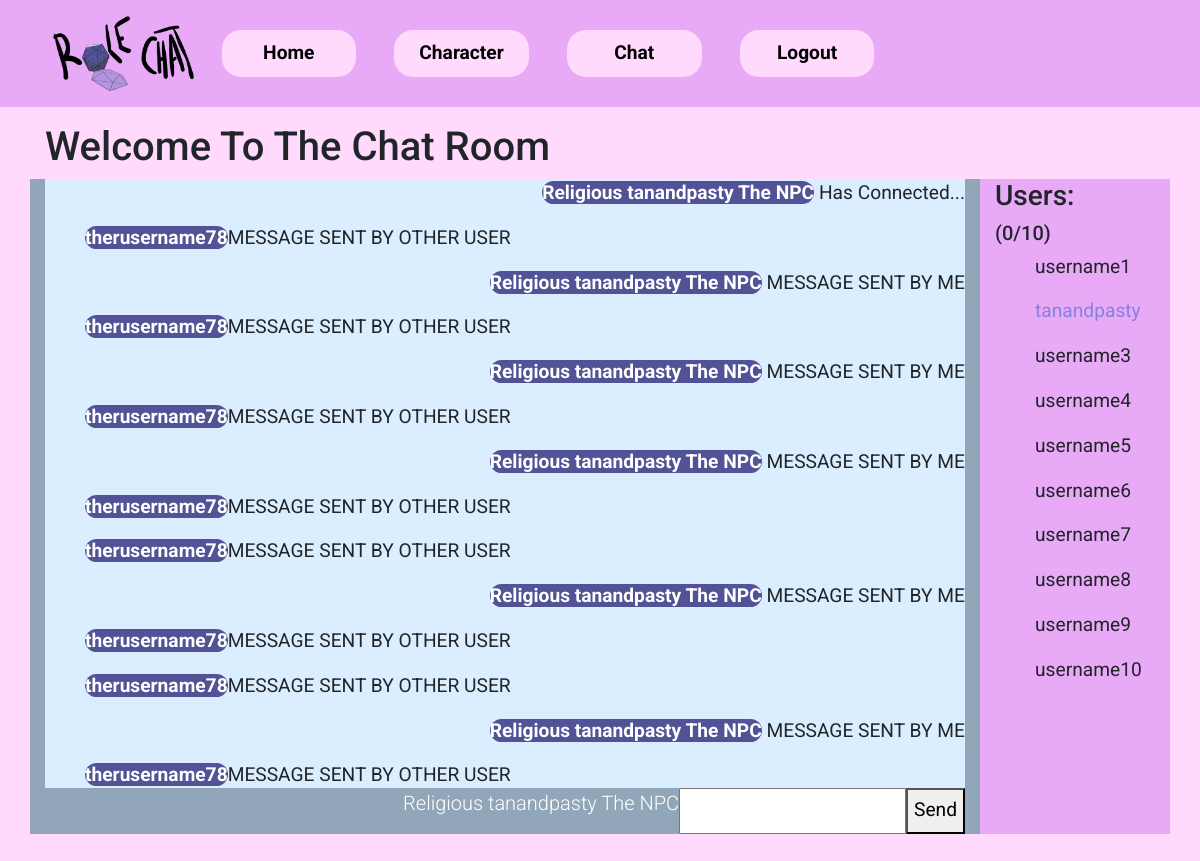
/chat (signed in), run on an earlier commit of the app's database.
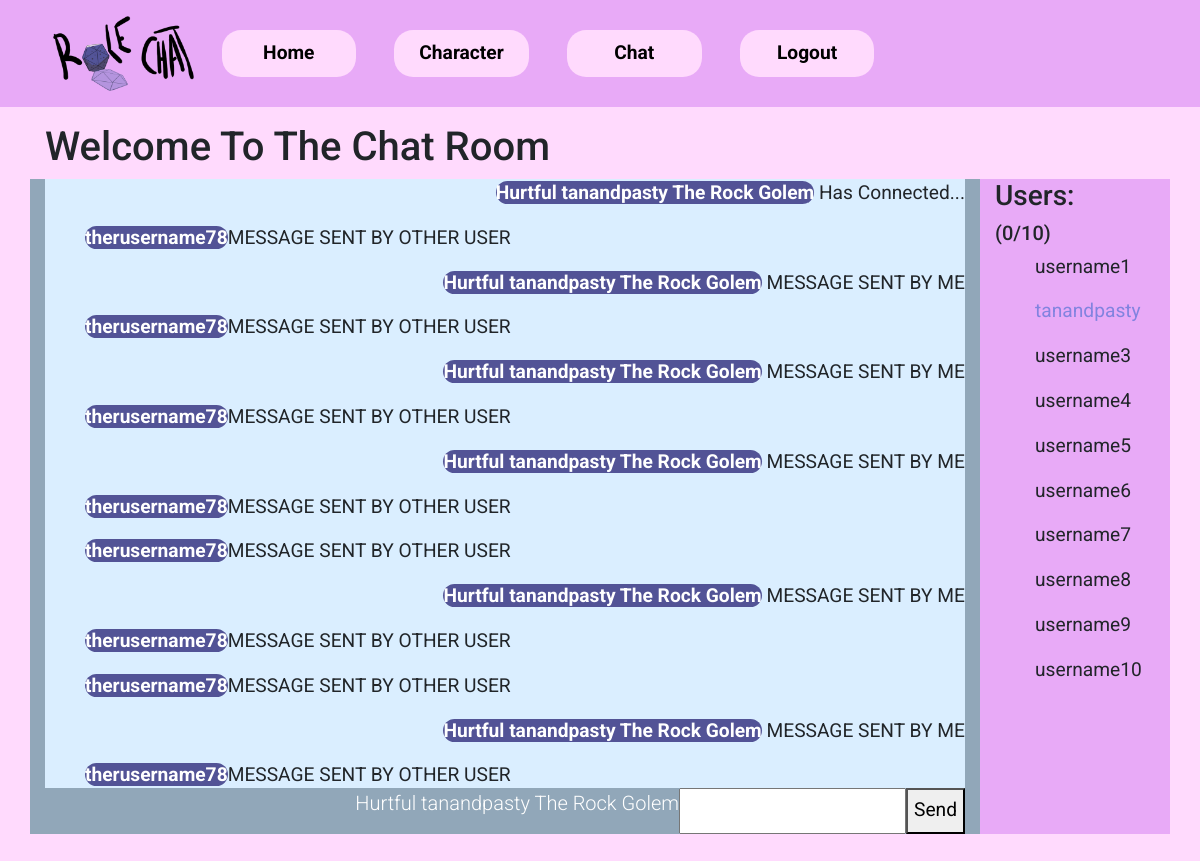
And on a later commit of the database.
### website/models.py (models this page shows)
class User(db.Model, UserMixin):
    id = db.Column(db.Integer, primary_key=True)
    username = db.Column(db.String(15), unique=True)
    password = db.Column(db.String(30))
    currency = db.Column(db.Integer, default=0)
    adjective = db.Column(db.String(30), default='Silly')
    role = db.Column(db.String(30), default='User')

### website/views.py (the view)
@views.route('/chat', methods=['GET', 'POST'])
@login_required
def chat():
    if request.method == 'POST':
        pass
    else:
        return render_template("chat.html", user=current_user)

### website/__init__.py (called while the page is built)
def create_app():
    app = Flask(__name__)
    app.config['SECRET_KEY'] = 'A project created by students from ECU University :)'
    app.config['SQLALCHEMY_DATABASE_URI'] = f'sqlite:///{DB_NAME}'
    db.init_app(app)
    from .views import views
    from .auth import auth
    app.register_blueprint(views, url_prefix='/')
    app.register_blueprint(auth, url_prefix='/')
    from .models import User
    create_database(app)
    login_manager = LoginManager()
    login_manager.login_view = 'auth.login'
    login_manager.init_app(app)
    @login_manager.user_loader
    def load_user(id):
        return User.query.get(int(id))
    return app

### website/templates/chat.html (shortened to what this page needs)
{% extends "base.html" %}
{% block content %}
<section class="container mt-3">
    <h1>Welcome To The Chat Room</h1>
    <div class="row">
        <div class="col-lg-10 bg-color3 chat-room d-flex flex-column align-items-end justify-content-sm-end scroll-bg">
            <div class="scroll-div">
                <ul class="scroll-object" id="messages">
                    <p class="my-msg"><span class="chat-room-username">{{user.adjective}} {{user.username}} The {{user.role}}</span> Has Connected...</p>
                    <p class="other-msg"><span class="chat-room-username">therusername78</span>MESSAGE SENT BY OTHER USER</p>
                    <p class="my-msg"><span class="chat-room-username">{{user.adjective}} {{user.username}} The {{user.role}}</span> MESSAGE SENT BY ME</p>
                    <p class="other-msg"><span class="chat-room-username">therusername78</span>MESSAGE SENT BY OTHER USER</p>
                    <p class="my-msg"><span class="chat-room-username">{{user.adjective}} {{user.username}} The {{user.role}}</span> MESSAGE SENT BY ME</p>
                    <p class="other-msg"><span class="chat-room-username">therusername78</span>MESSAGE SENT BY OTHER USER</p>
                    <p class="my-msg"><span class="chat-room-username">{{user.adjective}} {{user.username}} The {{user.role}}</span> MESSAGE SENT BY ME</p>
                    <p class="other-msg"><span class="chat-room-username">therusername78</span>MESSAGE SENT BY OTHER USER</p>
                    <p class="other-msg"><span class="chat-room-username">therusername78</span>MESSAGE SENT BY OTHER USER</p>
                    <p class="my-msg"><span class="chat-room-username">{{user.adjective}} {{user.username}} The {{user.role}}</span> MESSAGE SENT BY ME</p>
                    <p class="other-msg"><span class="chat-room-username">therusername78</span>MESSAGE SENT BY OTHER USER</p><p class="other-msg"><span class="chat-room-username">therusername78</span>MESSAGE SENT BY OTHER USER</p>
                    <p class="my-msg"><span class="chat-room-username">{{user.adjective}} {{user.username}} The {{user.role}}</span> MESSAGE SENT BY ME</p>
                    <p class="other-msg"><span class="chat-room-username">therusername78</span>MESSAGE SENT BY OTHER USER</p>
                </ul>
            </div>
            <div class="d-flex flex-row chat-fields ">
                <p class="lead chat-room-username-bottom">{{user.adjective}} {{user.username}} The {{user.role}}</p>
                <input type="text" id="myMessage">
                <button id="sendbutton">Send</button>
            </div>
        </div>
        <div class="col-lg-2 d-flex flex-column align-items-start bg-color1">
            <h3>Users:</h3>
            <h5>(0/10)</h5>
            <ul id="users">
                <p>username1</p>
                <p class="chat-current-user">{{user.username}}</p>
                <p>username3</p>
                <p>username4</p>
                <p>username5</p>
                <p>username6</p>
                <p>username7</p>
                <p>username8</p>
                <p>username9</p>
                <p>username10</p>
            </ul>
        </div>
    </div>
</section>
{% endblock %}

### website/templates/base.html (shortened to what this page needs)
<!doctype html>
<html lang="en">
  <head>
    <link rel="stylesheet" href="https://cdn.jsdelivr.net/npm/bootstrap@4.3.1/dist/css/bootstrap.min.css">
    <link
        rel="stylesheet"
        type="text/css"
        href="{{ url_for('static', filename='main.css') }}"
    ></link>
  </head>
  <body>
    <nav class="navbar navbar-expand-lg navbar-light navbar-custom d-flex-lg">
      <div class="container">
          <div class="collapse navbar-collapse" id="navbar">
            <div class="navbar-nav">
              <a href="/" class="nav-item nav-link d-none d-lg-block" id="logo"><img class="navbar-logo" src="{{ url_for('static', filename='WebApps-RoleChatLogo.png') }}" alt="Role Chat Logo"></a>
              <a href="/" class="nav-item navbar-button-custom nav-link" id="home">Home</a>
              {% if user.is_authenticated %}
                <a href="/character" class="nav-item navbar-button-custom nav-link" id="character">Character</a>
                <a href="/chat" class="nav-item navbar-button-custom nav-link" id="chat">Chat</a>
                <a href="/logout" class="nav-item navbar-button-custom nav-link" id="logout">Logout</a>
              {% else %}
                <a href="/login" class="nav-item navbar-button-custom nav-link" id="login">Login</a>
              {% endif %}
            </div>
          </div>
        </div>
    </nav>
    {% block content %}
    {% endblock %}
  </body>
</html>

### website/static/main.css (style rules this page uses)
body { background-color: rgb(255, 218, 253) !important; font-family: 'Roboto', sans-serif; font-size: 1.2em; }
.bg-color1 { background-color: rgb(232, 170, 247) !important; }
.bg-color3 { background-color: rgb(218, 238, 255) !important; }
.navbar-custom { background-color: rgb(232, 170, 247) !important; display: flex; }
.navbar-logo { height: 75px; }
.navbar-button-custom { font-weight: bolder; align-self: center !important; text-align: center; color: black !important; background-color: rgb(255, 218, 253) !important; border-radius: 1em; margin: .5em 1em; padding: .5em 1em; width: 7em; }
.chat-room { height: 65vh; width: 100%; }
.chat-current-user { color: #8283df !important }
.chat-fields { justify-self: end; }
.scroll-bg { background-color: rgb(145, 167, 185) !important; height: 65vh; }
.scroll-div { width: 100%; background-color: rgb(218, 238, 255) !important; height: 65vh; overflow: hidden; overflow-y: scroll; }
.other-msg { text-align: left; }
.my-msg { text-align: right; }
.chat-room-username { font-weight: bolder; align-self: center !important; text-align: center; color: white !important; background-color: #525396 !important; border-radius: 1em; }
.chat-room-username-bottom { color: white; }

What changed in the data, as far as the page shows it:
changed User "tanandpasty": adjective "Religious" → "Hurtful"; role "NPC" → "Rock Golem"
